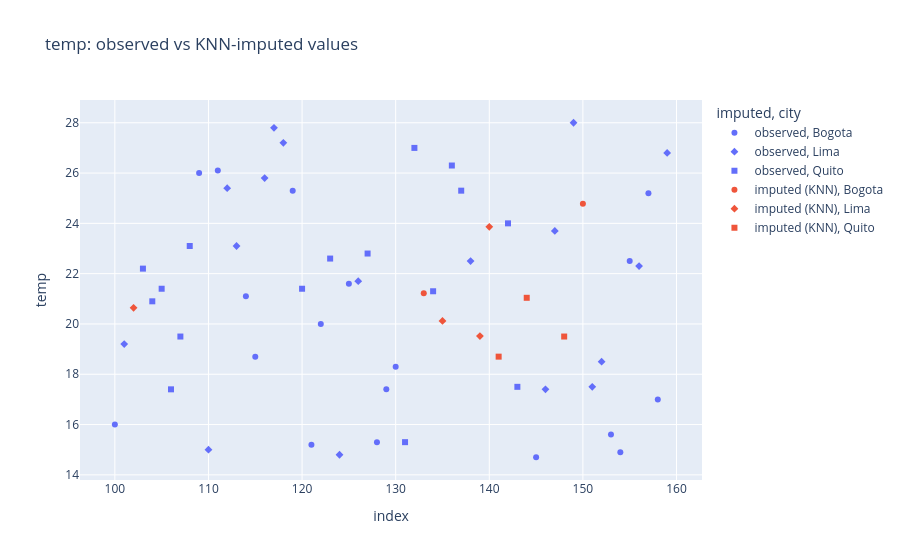

The cell this chart's notebook holds for it:
### Code cell
mask = raw["temp"].isna()
plot_df = out.assign(imputed=np.where(mask, "imputed (KNN)", "observed")).reset_index()
px.scatter(plot_df, x="index", y="temp", color="imputed", symbol="city",
           title="temp: observed vs KNN-imputed values")

### Figure 1 — Plotly figure (JSON) as saved in the notebook; plotly's stock layout.template omitted (floating-point values rounded to 4 significant figures)
{"data": [{"hovertemplate": "imputed=observed<br>city=Bogota<br>index=%{x}<br>temp=%{y}<extra></extra>", "legendgroup": "observed, Bogota", "marker": {"color": "#636efa", "symbol": "circle"}, "mode": "markers", "name": "observed, Bogota", "orientation": "v", "showlegend": true, "type": "scatter", "x": [100, 109, 111, 114, 115, 119, 121, 122, 125, 128, 129, 130, 145, 153, 154, 155, 157, 158], "xaxis": "x", "y": [16.0, 26.0, 26.1, 21.1, 18.7, 25.3, 15.2, 20.0, 21.6, 15.3, 17.4, 18.3, 14.7, 15.6, 14.9, 22.5, 25.2, 17.0], "yaxis": "y"}, {"hovertemplate": "imputed=observed<br>city=Lima<br>index=%{x}<br>temp=%{y}<extra></extra>", "legendgroup": "observed, Lima", "marker": {"color": "#636efa", "symbol": "diamond"}, "mode": "markers", "name": "observed, Lima", "orientation": "v", "showlegend": true, "type": "scatter", "x": [101, 110, 112, 113, 116, 117, 118, 124, 126, 138, 146, 147, 149, 151, 152, 156, 159], "xaxis": "x", "y": [19.2, 15.0, 25.4, 23.1, 25.8, 27.8, 27.2, 14.8, 21.7, 22.5, 17.4, 23.7, 28.0, 17.5, 18.5, 22.3, 26.8], "yaxis": "y"}, {"hovertemplate": "imputed=observed<br>city=Quito<br>index=%{x}<br>temp=%{y}<extra></extra>", "legendgroup": "observed, Quito", "marker": {"color": "#636efa", "symbol": "square"}, "mode": "markers", "name": "observed, Quito", "orientation": "v", "showlegend": true, "type": "scatter", "x": [103, 104, 105, 106, 107, 108, 120, 123, 127, 131, 132, 134, 136, 137, 142, 143], "xaxis": "x", "y": [22.2, 20.9, 21.4, 17.4, 19.5, 23.1, 21.4, 22.6, 22.8, 15.3, 27.0, 21.3, 26.3, 25.3, 24.0, 17.5], "yaxis": "y"}, {"hovertemplate": "imputed=imputed (KNN)<br>city=Bogota<br>index=%{x}<br>temp=%{y}<extra></extra>", "legendgroup": "imputed (KNN), Bogota", "marker": {"color": "#EF553B", "symbol": "circle"}, "mode": "markers", "name": "imputed (KNN), Bogota", "orientation": "v", "showlegend": true, "type": "scatter", "x": [133, 150], "xaxis": "x", "y": [21.22, 24.78], "yaxis": "y"}, {"hovertemplate": "imputed=imputed (KNN)<br>city=Lima<br>index=%{x}<br>temp=%{y}<extra></extra>", "legendgroup": "imputed (KNN), Lima", "marker": {"color": "#EF553B", "symbol": "diamond"}, "mode": "markers", "name": "imputed (KNN), Lima", "orientation": "v", "showlegend": true, "type": "scatter", "x": [102, 135, 139, 140], "xaxis": "x", "y": [20.64, 20.12, 19.52, 23.86], "yaxis": "y"}, {"hovertemplate": "imputed=imputed (KNN)<br>city=Quito<br>index=%{x}<br>temp=%{y}<extra></extra>", "legendgroup": "imputed (KNN), Quito", "marker": {"color": "#EF553B", "symbol": "square"}, "mode": "markers", "name": "imputed (KNN), Quito", "orientation": "v", "showlegend": true, "type": "scatter", "x": [141, 144, 148], "xaxis": "x", "y": [18.7, 21.04, 19.5], "yaxis": "y"}], "layout": {"legend": {"title": {"text": "imputed, city"}, "tracegroupgap": 0}, "title": {"text": "temp: observed vs KNN-imputed values"}, "xaxis": {"anchor": "y", "domain": [0, 1], "title": {"text": "index"}}, "yaxis": {"anchor": "x", "domain": [0, 1], "title": {"text": "temp"}}}}
